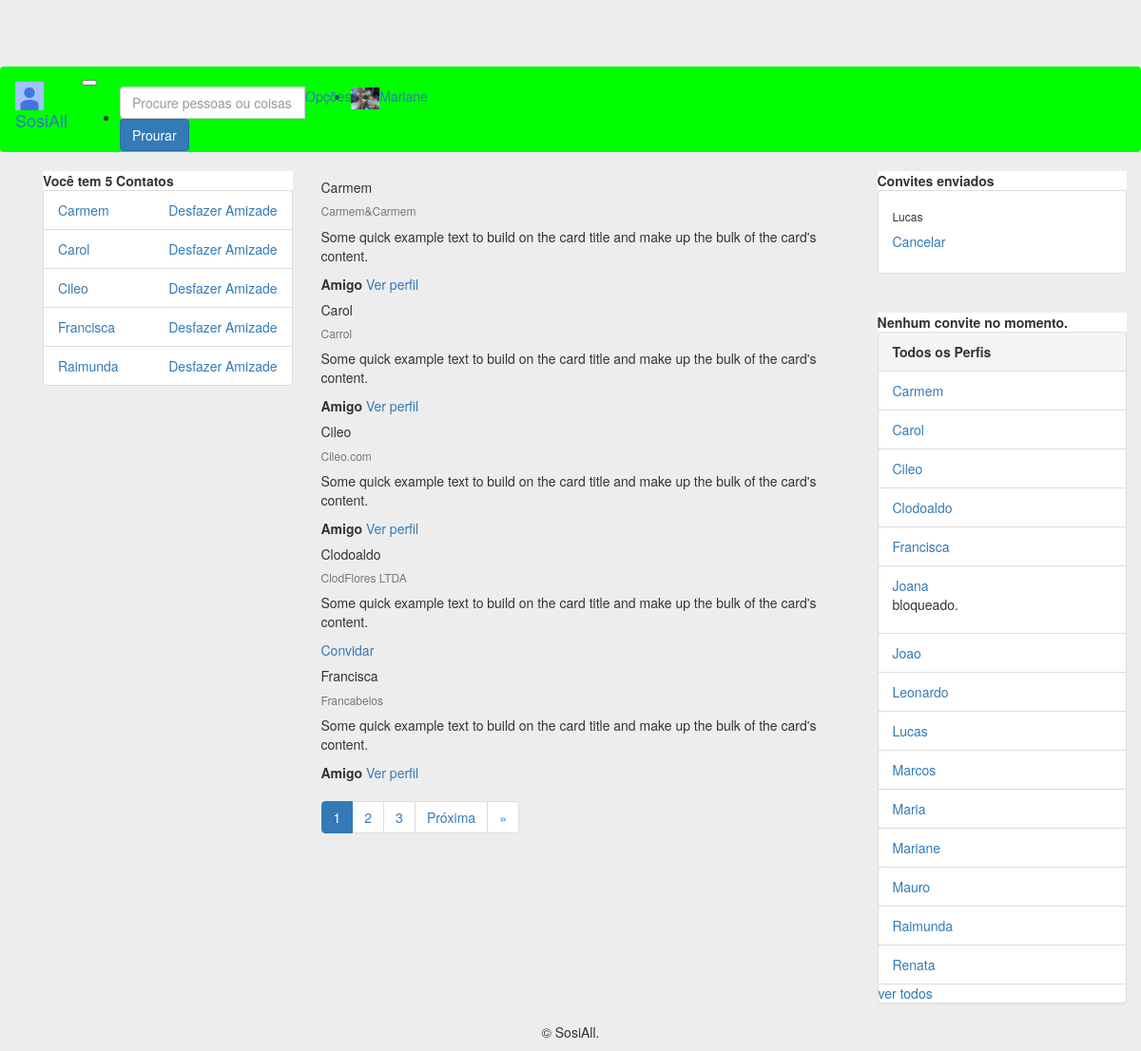
Page /search (signed in) on the earlier database version.
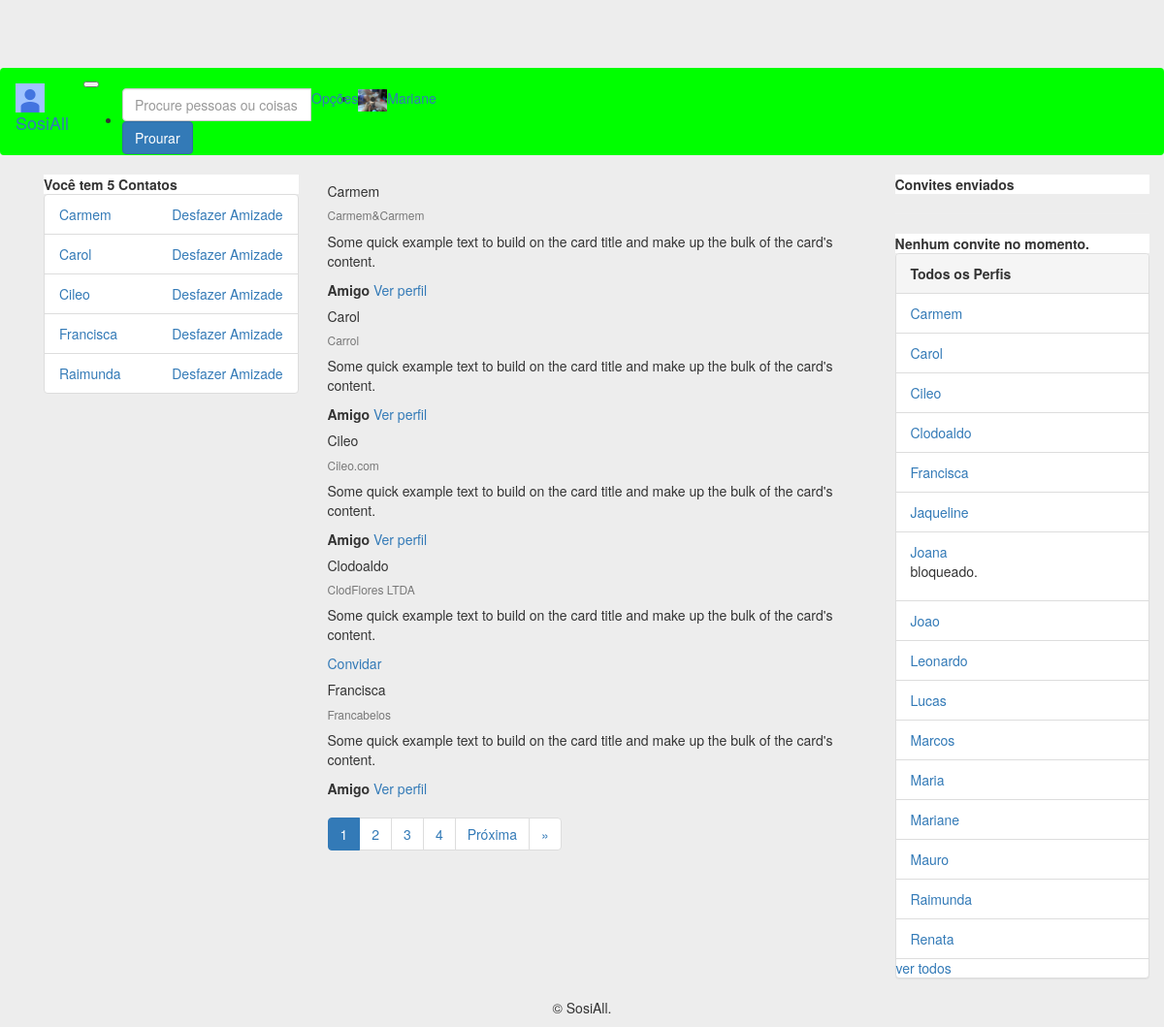
Same page on the later database version.
### perfis/models.py (models this page shows, shortened)
class Perfil(models.Model):
    nome = models.CharField(max_length=255, null=False)
    telefone = models.CharField(max_length=15, null=False)
    nome_empresa = models.CharField(max_length=255, null=False)
    contatos = models.ManyToManyField('Perfil')
    usuario = models.OneToOneField(User, related_name='perfil', on_delete=models.CASCADE)
    criado_em = models.DateTimeField(auto_now_add=True)
    atualizado_em = models.DateTimeField(auto_now=True)
    convidavel = models.BooleanField(blank=True, null=True)
    ativa = models.BooleanField(default=True)
    justificativa = models.TextField(null=True)
    bloqueado = models.BooleanField(default=False)
    error_mensage = models.CharField(max_length=512, null=True)
    foto = models.ImageField(blank=True, null=True, upload_to='media/')
    capa = models.ImageField(blank=True, null=True, upload_to='media/')
    class Meta:
        ordering = ('nome',)
    def pode_convidar(self, perfil):
        nao_pode = self.convite_a_si_mesmo(perfil) or self.ja_eh_contato(perfil) or self.ja_possui_convite(perfil)
        return not nao_pode
    def convite_a_si_mesmo(self, perfil):
        return self == perfil
    def ja_eh_contato(self, perfil):
        return self.contatos.filter(id=perfil.id).exists()
    def ja_possui_convite(self, perfil):
        return (Convite.objects.filter(solicitante=self, convidado=perfil).exists() or
                Convite.objects.filter(solicitante=perfil, convidado=self).exists())
    def __str__(self):
        return self.nome

class Convite(models.Model):
    solicitante = models.ForeignKey(Perfil, on_delete=models.CASCADE, related_name='convites_feitos')
    convidado = models.ForeignKey(Perfil, on_delete=models.CASCADE, related_name='convites_recebidos')

### perfis/views.py (the view)
# urls.py: path('search', views.search, name='search'),
def search(request):
    perfis = Perfil.objects.all();
    perfil_logado = get_perfil_logado(request)
    ITEMS_PER_PAGE = 5
    search = request.GET.get('word')
    if search:
        perfis = perfis.filter(nome__contains=search,bloqueado=False, ativa=True)
    paginator = Paginator(perfis, ITEMS_PER_PAGE)
    page = request.GET.get('page',1)
    try:
        perfis_search = paginator.get_page(page)
        for perfil in perfis_search:
            perfil.convidavel = perfil.pode_convidar(perfil_logado)
    except InvalidPage:
        perfis_search = paginator.get_page(1)
    if perfil_logado.usuario.is_superuser:
        return render(request, 'perfis/result_search.html', {'perfis_search':perfis_search,
        'perfil_logado':perfil_logado, 'perfis':Perfil.objects.all()})
    return render(request, 'perfis/result_search.html', {
        'perfis_search':perfis_search, 'perfil_logado':perfil_logado
        })

### perfis/views.py (called while the page is built)
def get_perfil_logado(request):
    return request.user.perfil

### perfis/templates/perfis/result_search.html (shortened to what this page needs)
{% extends 'perfis/base_b.html' %}
{% block body %}
{% for perfil in perfis_search %}
<div class="card">
  <div class="card-body">
    <h5 class="card-title">{{perfil.nome}}</h5>
    <h6 class="card-subtitle mb-2 text-muted">{{perfil.nome_empresa}}</h6>
    <p class="card-text">Some quick example text to build on the card title and make up the bulk of the card's content.</p>
    {% if perfil.convidavel %}
    <a href="{% url 'convidar' perfil.id %}" class="card-link">Convidar</a>
    {% endif %}
    {% if perfil_logado in perfil.contatos.all %}
   	<strong>Amigo</strong>
   	 <a href="{% url 'exibir' perfil.id %}" class="card-link">Ver perfil</a>
    {% endif %}
  </div>
</div>
{% endfor %}
<nav aria-label="...">
  <ul class="pagination">
    {% for page in  perfis_search.paginator.page_range %}
    <li class="page-item active">
      {% if perfis_search.number == page %}
      <span class="page-link">{{perfis_search.number}}<span class="sr-only">(current)</span></span>
      {% else %}
      <li class="page-item">
      <a class="page-link" href="?page={{ page }}">{{ page }}</a>
      {% endif %}
    </li>
    {% endfor %}
      {% if perfis_search.has_next %}
    <li class="page-item">
      <a class="page-link" href="?page={{ perfis_search.next_page_number }}">Próxima</a>
    </li>
    <li class="page-item">
      <a class="page-link" href="?page={{ perfis_search.paginator.num_pages }}"> &raquo;</a>
    </li>
    {% endif %}
  </ul>
</nav>
{% endblock %}

### perfis/templates/perfis/base_b.html (shortened to what the changed rows need)
<!DOCTYPE html>
{% load static %}
<html>
<head>
	<link rel="stylesheet" href="{% static 'bootstrap/css/bootstrap.min.css' %}">
    <link rel="stylesheet" href="{% static 'fontawesome/css/fontawesome-all.min.css' %}">
    <link rel="stylesheet" href="{% static 'styles/basic.css' %}">
</head>
<body>
	<nav class="navbar navbar-expand-lg navbar-light fixed-top" id="nav-main">
		<div class="container-fluid">
		 	<div class="collapse navbar-collapse" id="navbarNavDropdown">
			    <ul class="navbar-nav ml-auto">
				     <li class="nav-item">
			        	<a class="nav-link" href="{% url 'exibir' perfil_logado.id %}">{{perfil_logado.nome}}</a>
			     	</li>
			    </ul>
		  	</div>
		</div>
	</nav>
	<div class="container">
    	<div class="container">
    		<div class="row">
    			<div class="col-md-3" id="nav">
    			{% if perfil_logado.bloqueado == False %}
    				<div class="card">
			            {% with total=perfil_logado.contatos.count %}
			                {% if total %}
			                    <ul class="list-group">
			                        {% for perfil in perfil_logado.contatos.all %}
			                            <li class="list-group-item">
			                                <a href="{% url 'exibir' perfil.id %}">
			                                    {{ perfil }}
			                                </a>
			                                <a class="pull-right" href="{% url 'desfazer' perfil.id %}" onclick="return confirm('Deseja mesmo  desfazer amizade com {{perfil.nome}}?')">
			                                    Desfazer Amizade
			                                </a>
			                            </li>
			                        {% endfor %}
			                    </ul>
			                {% else %}
			                    <div class="pcard-header">
			                        <strong>Você não tem contatos</strong>
			                    </div>
			                {% endif %}
			            {% endwith %}
			        </div>
    			{% endif %}
    			</div>
    			<div class="col-md-6">
    				{% block body %}
        			{% endblock %}
    			</div>
    			<div class="col-md-3" id="aside">
    			{% if perfil_logado.bloqueado == False %}
    				<div class="card">
					 	<ul class="list-group list-group-flush">
					 		{% for convite in perfil_logado.convites_feitos.all %}
					    	<li class="list-group-item">
					    		<div class="card-body" id="card-body">
					    			<h6 class="card-title">{{convite.convidado.nome }}</h6>
					    			<a href="{% url 'recusar' convite.id %}" class="card-link">Cancelar</a>
					    		</div>
					    	</li>
					 		{% endfor %}
					 	</ul>
					</div>
				{% endif %}
			        {% if perfil_logado.usuario.is_superuser %}
			        <div class="panel panel-default">
			            {% if perfis %}
			                <ul class="list-group">
			                {% for perfil in perfis %}
			                    <li class="list-group-item">
			                        <a href="{% url 'exibir' perfil.id %}">{{ perfil.nome }}</a>
			                        {% if perfil.bloqueado%}
			                            <p>bloqueado.</p>
			                        {% endif %}
			                    </li>
			                {% endfor %}
			            {% else %}
			                <p>Não há Perfis Cadastrados!</p>
			            {% endif %}
			            </ul>
			        </div>
    				{% endif %}
    			</div>
    		</div>
    	</div>
	</div>
</body>
</html>

Differences in the rows shown:
removed Convite: convidado.nome "Lucas"
added Perfil: nome "Jaqueline"
Other differences:
new list line: "4"
